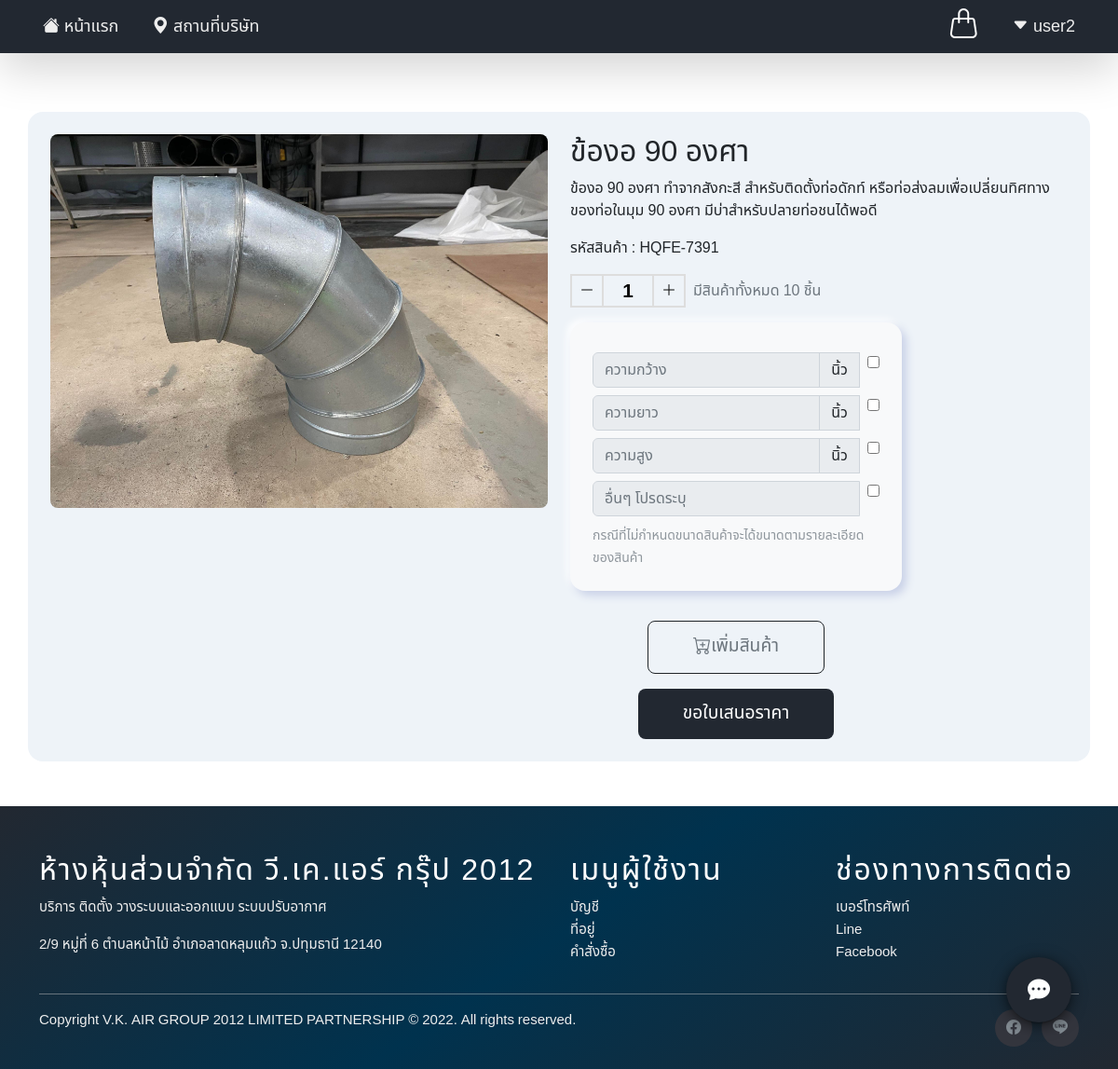
Page /product_detail.php?product_id=1 (signed in) on the committed database.
### tables this page shows
CREATE TABLE `users` (
  `user_id` int(11) NOT NULL,
  `unique_id` int(255) NOT NULL,
  `name` varchar(255) NOT NULL,
  `email` varchar(255) NOT NULL,
  `password` varchar(255) NOT NULL,
  `number` varchar(255) NOT NULL,
  `urole` varchar(255) NOT NULL
);

CREATE TABLE `product` (
  `product_id` int(10) NOT NULL,
  `product_code` varchar(255) NOT NULL,
  `product_name` varchar(255) NOT NULL,
  `product_img` varchar(255) NOT NULL,
  `product_desc` text NOT NULL,
  `product_qty` varchar(255) NOT NULL
);

### product_detail.php (the view, shortened to what this page needs)
<!DOCTYPE html>
<html lang="en">
<head>
  <?php
  require_once('head.php');
  ?>
</head>
<body>
  <?php
  require_once('user_db.php');
  ?>
  <?php
  require_once('navbar.php');
  ?>
  <div style="height:120px;"></div>
  <div class="container p-4 mb-5 rounded-4" style="background-color:#eef3f8;">
    <?php
    $product_id = $_GET['product_id'];
    $mysqli = new mysqli('localhost', 'root', '', 'company_duct');
    $sql = "SELECT * FROM product WHERE product_id = $product_id";
    $result = $mysqli->query($sql);
    $p = $result->fetch_object();
    ?>
    <div class="row">
      <div class="col-md-6">
        <img class="rounded-3 img-fluid" width="600" height="500"
          src="admin/assets/img/products/<?php echo $p->product_img ?>" alt="product">
      </div>
      <div class="col-md-6">
        <h2>
          <?php echo $p->product_name ?>
        </h2>
        <p>
          <?php echo $p->product_desc ?>
        </p>
        <p>รหัสสินค้า :
          <?php echo $p->product_code ?>
        </p>
        <div class="d-flex gap-2">
          <div class="number-input">
            <button onclick="this.parentNode.querySelector('input[type=number]').stepDown()"
              class="bi bi-dash-lg"></button>
            <input class="quantity" id="quantity" data-product_qty="<?php echo $p->product_qty ?>" min="1"
              max="<?php echo $p->product_qty ?>" name="quantity" value="1" type="number" readonly>
            <button onclick="this.parentNode.querySelector('input[type=number]').stepUp()"
              class="bi bi-plus-lg"></button>
          </div>
          <p class="d-flex align-items-center mb-0 text-muted">มีสินค้าทั้งหมด
            <?php echo $p->product_qty ?> ชิ้น
          </p>
        </div>
        <?php
          if (isset($_SESSION['user_login'])) { ?>
        <div class="col-md-8 mt-3 p-4 bg-light rounded-4 whlbg">
          <div class="input-group my-2">
            <input type="number" class="form-control" placeholder="ความกว้าง" name="" id="length" disabled>
            <span class="input-group-text">นิ้ว</span>
            <div class="ms-2">
              <input type="checkbox" id="todisable1" name="todisable">
            </div>
          </div>
          <div class="input-group my-2">
            <input type="number" class="form-control" placeholder="ความยาว" name="" id="width" disabled>
            <span class="input-group-text">นิ้ว</span>
            <div class="ms-2">
              <input type="checkbox" id="todisable2" name="todisable">
            </div>
          </div>
          <div class="input-group my-2">
            <input type="number" class="form-control" placeholder="ความสูง" name="" id="height" disabled>
            <span class="input-group-text">นิ้ว</span>
            <div class="ms-2">
              <input type="checkbox" id="todisable3" name="todisable">
            </div>
          </div>
          <div class="input-group my-2">
            <input type="text" class="form-control" placeholder="อื่นๆ โปรดระบุ" name="" id="other" disabled>
            <div class="ms-2">
              <input type="checkbox" id="todisable4" name="todisable">
            </div>
          </div>
          <span class="text-secondary text-opacity-75" style="font-size: 14px;">กรณีที่ไม่กำหนดขนาดสินค้าจะได้ขนาดตามรายละเอียดของสินค้า</span>
        </div>
        <?php } ?>
        <div class="col-md-8 text-center mt-3">
          <?php
          if (!isset($_SESSION['user_login'])) { ?>
            <p class="float-start text-danger">กรุณาลงชื่อเข้าใช้!</p>
          <?php } else { ?>
            <a id="add-cart" name="add-cart" data-product_id="<?php echo $p->product_id ?>"
              class="btnn bg-transparent border border-dark text-muted"><i class="bi bi-cart-plus"></i>เพิ่มสินค้า</a>
            <a id="add-cart1" name="add-cart1" data-product_id="<?php echo $p->product_id ?>" class="btnn"
              style="color:white;">ขอใบเสนอราคา</a>
          <?php }
          ?>
        </div>
      </div>
    </div>
  </div>
  <?php
  require_once('footer.php');
  ?>
  <?php
  if (isset($_SESSION['user_login'])) {
    require_once('chat-box.php');
  }
  ?>
</body>
</html>

### navbar.php (shortened to what this page needs)
<nav class="navbar navbar-expand-sm navcolor position-fixed py-0 shadow-lg p-3 mb-5 bg-body-tertiary">
  <div class="container-fluid">
    <div class="collapse navbar-collapse" id="navbarTogglerDemo02">
    <ul class="navbar-nav me-auto mb-2 mb-lg-0">
        <li class="nav-item"><a class="bi bi-house-fill dropbtn" href="home.php"> หน้าแรก</a></li>
        <li class="nav-item"><a class="bi bi-geo-alt-fill dropbtn" href="location.php"> สถานที่บริษัท</a></li>
    </ul>
                  <?php
                      if (isset($_SESSION['user_login'])) {
                        $iduser = $_SESSION['user_login'];
                        $stmt = $conn->prepare("SELECT * FROM users WHERE user_id = $iduser");
                        $stmt->execute();
                        $rows = $stmt->fetch(PDO::FETCH_ASSOC);
                        $username = $rows['name'];
                  ?>
                      <a class="position-relative mx-2" href="cart.php"><h2 style="color:white; margin-right:10px;" class="bi bi-handbag d-inline-flex"></h2></a>
                      <div class="d-flex">
                        <div class="dropdown">
                        <button onclick="usedropdown()" class="dropbtn bi bi-caret-down-fill"> <?php echo $username?></button>
                      </div>
                  <?php  }
                  ?>
    </div>
  </div>
</nav>

### duct.css (style rules this page uses)
:root { --black:#222831; --soft-black:#393E46; --gray:#EEEEEE; --teal:#00ADB5; --box-shadow:0 .5rem 1rem rgba(0,0,0,.1); --border:.1rem solid rgba(0,0,0,.1); }
* { margin: 0; padding: 0; box-sizing: border-box; outline: none; border:none; transition: .2s linear; text-decoration: none; }
a { text-decoration: none; }
li { list-style: none; }
.navcolor { background-color:var(--black); color: #fff; width: 100%; z-index: 2; }
.btnn { display: inline-block; margin-top: 1rem; padding:.8rem 3rem; background:var(--black); color:var(--gray); cursor: pointer; font-size: 1.2rem; border-radius: .5rem; font-weight: 500; text-align: center; }
.dropbtn { background-color:transparent; color: var(--gray); font-size: 18px; padding: 15px 18px; border-radius: 10px; }
.dropdown { float: right; position: relative; display: inline-block; }
input[type="number"] { -webkit-appearance: textfield; -moz-appearance: textfield; appearance: textfield; }
.number-input { border: 2px solid #ddd; display: inline-flex; }
.number-input, .number-input * { box-sizing: border-box; }
.number-input button { outline:none; -webkit-appearance: none; background-color: transparent; border: none; align-items: center; justify-content: center; width: 2rem; height: 2rem; cursor: pointer; margin: 0; position: relative; }
.number-input button:after { display: inline-block; position: absolute; font-weight: 900; transform: translate(-50%, -50%) rotate(180deg); }
.number-input input[type=number] { background-color: transparent; max-width: 3.5rem; padding: .5rem; border: solid #ddd; border-width: 0 2px; font-size: 1.3rem; height: 2rem; font-weight: bold; text-align: center; }
.whlbg { box-shadow: 0.3rem 0.3rem 0.6rem #c8d0e7, -0.2rem -0.2rem 0.5rem #FFFFFF; }

### head.php (style rules this page uses)
body { font-family: 'Noto Sans Thai', sans-serif; }
a { text-decoration: none; }

### rows in the picture
users: name "user2"
product: product_img (picture), product_name "ข้องอ 90 องศา", product_desc "ข้องอ 90 องศา ทำจากสังกะสี สำหรับติดตั้งท่อดักท์ หรือท่อส่งลมเพื่อเปลี่ยนทิศทางของท่อในมุม 90 องศา มีบ่าสำหรับปลายท่อชนได้พอดี", product_code "HQFE-7391", product_qty "10"
